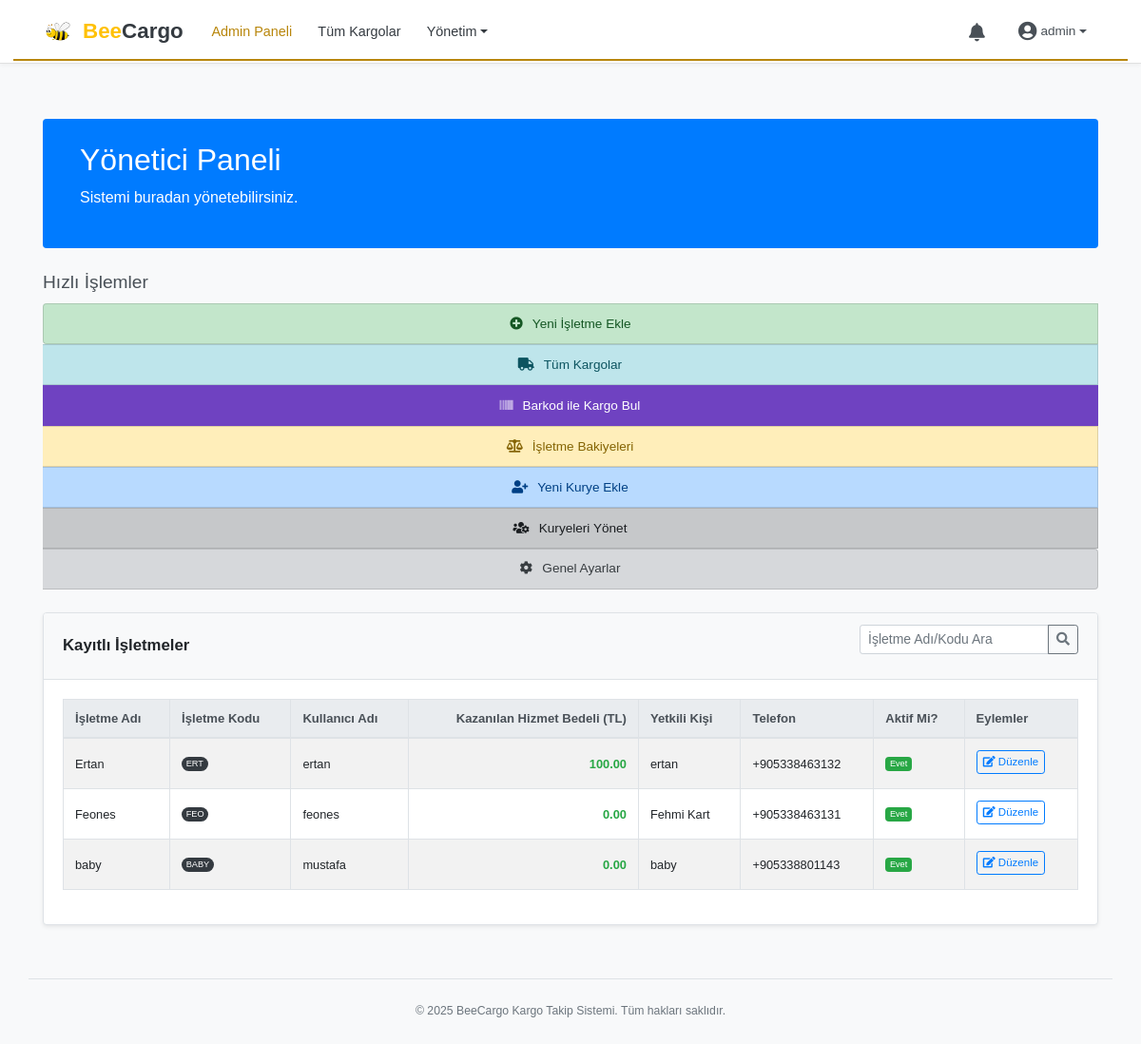
The page /admin/dashboard (signed in) on the database its author committed.
### app/models.py (models this page shows, shortened)
class Isletmeler(db.Model):
    __tablename__ = 'isletmeler'
    id = db.Column(db.Integer, primary_key=True)
    isletme_adi = db.Column(db.String(200), nullable=False)
    yetkili_kisi = db.Column(db.String(150), nullable=True)
    isletme_telefon = db.Column(db.String(20), nullable=False) # GÜNCELLENDİ: nullable=False
    isletme_email = db.Column(db.String(120), unique=True, nullable=False)
    isletme_adres = db.Column(db.Text, nullable=True)
    kullanici_adi = db.Column(db.String(80), unique=True, nullable=False)
    sifre_hash = db.Column(db.String(255), nullable=False)
    isletme_kodu = db.Column(db.String(10), unique=True, nullable=False)
    son_kargo_no = db.Column(db.Integer, default=0)
    aktif_mi = db.Column(db.Boolean, default=True)
    olusturulma_tarihi = db.Column(db.DateTime, default=datetime.now)
    guncellenme_tarihi = db.Column(db.DateTime, default=datetime.now, onupdate=datetime.now)
    kargolar = db.relationship('Kargolar', backref='isletme', lazy='dynamic')
    odemeler = db.relationship('IsletmeOdemeleri', backref='isletme', lazy='dynamic')
    bildirimler = db.relationship('Bildirimler', backref='isletme_bildirimleri', lazy='dynamic', foreign_keys='Bildirimler.isletme_id')

### app/routes_admin.py (the view, shortened to what this page needs)
@bp_admin.route('/dashboard')
def dashboard():
    if 'admin_id' not in session:
        flash('Bu sayfayı görüntülemek için giriş yapmalısınız.', 'error')
        return redirect(url_for('bp_admin.login'))
    isletmeler_listesi = []
    query = Isletmeler.query.filter_by(aktif_mi=True)
    search_term = request.args.get('q_isletme', '').strip()
    try:
        tum_isletmeler_db = query.order_by(Isletmeler.isletme_adi).all()
        for isletme_obj in tum_isletmeler_db:
            isletme_kazanci_dashboard = calculate_business_earnings(isletme_obj.id)
            isletmeler_listesi.append({
                'isletme_detay': isletme_obj,
                'toplam_kazanc': isletme_kazanci_dashboard
            })
    except Exception as e:
        flash(f"İşletmeler listelenirken bir hata oluştu: {str(e)}", "error")
        current_app.logger.error(f"Admin dashboard işletme listeleme hatası: {e}", exc_info=True)
        isletmeler_listesi = []
    return render_template('admin_dashboard.html', isletmeler_data=isletmeler_listesi)

### app/templates/admin_dashboard.html (shortened to what this page needs)
﻿{% extends "base.html" %}
{% block body_class %}admin-dashboard-page{% endblock %}
{% block content %}
<div class="jumbotron jumbotron-fluid bg-primary text-white rounded pt-4 pb-4 mb-4">
    <div class="container">
        <h1 class="display-5">Yönetici Paneli</h1>
        <p class="lead">Sistemi buradan yönetebilirsiniz.</p>
    </div>
</div>
<div class="mb-4">
    <h2 class="quick-links-header">Hızlı İşlemler</h2>
    <div class="list-group list-group-horizontal-md flex-wrap">
        <a href="{{ url_for('bp_admin.add_business') }}" class="list-group-item list-group-item-action list-group-item-success flex-fill text-center mb-2 mb-md-0">
            <i class="fas fa-plus-circle"></i> Yeni İşletme Ekle
        </a>
        <a href="{{ url_for('bp_admin.all_shipments') }}" class="list-group-item list-group-item-action list-group-item-info flex-fill text-center mb-2 mb-md-0">
            <i class="fas fa-truck"></i> Tüm Kargolar
        </a>
        <a href="{{ url_for('bp_admin.scan_shipment_status') }}" class="list-group-item list-group-item-action list-group-item-purple flex-fill text-center mb-2 mb-md-0">
            <i class="fas fa-barcode"></i> Barkod ile Kargo Bul
        </a>
        <a href="{{ url_for('bp_admin.isletme_bakiyeleri') }}" class="list-group-item list-group-item-action list-group-item-warning flex-fill text-center mb-2 mb-md-0">
            <i class="fas fa-balance-scale"></i> İşletme Bakiyeleri
        </a>
        <a href="{{ url_for('bp_admin.add_courier') }}" class="list-group-item list-group-item-action list-group-item-primary flex-fill text-center mb-2 mb-md-0">
            <i class="fas fa-user-plus"></i> Yeni Kurye Ekle
        </a>
        <a href="{{ url_for('bp_admin.list_couriers') }}" class="list-group-item list-group-item-action list-group-item-dark flex-fill text-center mb-2 mb-md-0">
            <i class="fas fa-users-cog"></i> Kuryeleri Yönet
        </a>
        <a href="{{ url_for('bp_admin.settings') }}" class="list-group-item list-group-item-action list-group-item-secondary flex-fill text-center mb-2 mb-md-0">
            <i class="fas fa-cog"></i> Genel Ayarlar
        </a>
    </div>
</div>
<div class="card shadow-sm">
    <div class="card-header bg-light">
        <div class="d-flex justify-content-between align-items-center">
            <h2 class="mb-0 h5">Kayıtlı İşletmeler</h2>
            <form method="GET" action="{{ url_for('bp_admin.dashboard') }}" class="form-inline">
                <div class="input-group input-group-sm">
                    <input type="text" name="q_isletme" class="form-control" placeholder="İşletme Adı/Kodu Ara" value="{{ request.args.get('q_isletme', '') }}">
                    <div class="input-group-append">
                        <button class="btn btn-outline-secondary" type="submit"><i class="fas fa-search"></i></button>
                    </div>
                </div>
            </form>
        </div>
    </div>
    <div class="card-body">
        {% if isletmeler_data %}
        <div class="table-responsive">
            <table class="table table-striped table-hover table-bordered table-business-list">
                <thead class="thead-light">
                    <tr>
                        <th>İşletme Adı</th>
                        <th>İşletme Kodu</th>
                        <th>Kullanıcı Adı</th>
                        <th class="text-right">Kazanılan Hizmet Bedeli (TL)</th>
                        <th>Yetkili Kişi</th>
                        <th>Telefon</th>
                        <th>Aktif Mi?</th>
                        <th>Eylemler</th>
                    </tr>
                </thead>
                <tbody>
                    {% for data_item in isletmeler_data %}
                    {% set isletme = data_item.isletme_detay %}
                    <tr>
                        <td>{{ isletme.isletme_adi }}</td>
                        <td><span class="badge badge-pill badge-dark">{{ isletme.isletme_kodu }}</span></td>
                        <td>{{ isletme.kullanici_adi }}</td>
                        <td class="text-right font-weight-bold text-success">
                            {{ "%.2f"|format(data_item.toplam_kazanc) }}
                        </td>
                        <td>{{ isletme.yetkili_kisi or '-' }}</td>
                        <td>{{ isletme.isletme_telefon or '-' }}</td>
                        <td>
                            {% if isletme.aktif_mi %}
                            <span class="badge badge-success">Evet</span>
                            {% else %}
                            <span class="badge badge-danger">Hayır</span>
                            {% endif %}
                        </td>
                        <td>
                            <a href="{{ url_for('bp_admin.edit_business', isletme_id=isletme.id) }}" class="btn btn-sm btn-outline-primary">
                                <i class="fas fa-edit"></i> Düzenle
                            </a>
                        </td>
                    </tr>
                    {% endfor %}
                </tbody>
            </table>
        </div>
        {% endif %}
    </div>
</div>
{% endblock %}
{% block head_extra %}
<link rel="stylesheet" href="https://cdnjs.cloudflare.com/ajax/libs/font-awesome/5.15.3/css/all.min.css">
{% endblock %}

### app/static/css/style.css (style rules this page uses)
html { overflow-y: scroll; font-size: 16px; height: 100%; }
body { padding-top: 78px; background-color: #f8f9fa; display: flex; flex-direction: column; min-height: 100%; font-family: 'Poppins', sans-serif; font-size: 0.9rem; color: #212529; line-height: 1.6; }
.card { margin-bottom: 1.5rem; border: 1px solid #dee2e6; box-shadow: 0 0.125rem 0.25rem rgba(0,0,0,.05); }
.card-header { background-color: #f8f9fa; border-bottom: 1px solid #dee2e6; padding: .75rem 1.25rem; }
.card-header h2.h5, .card-header h3.h5, .card-header h5 { font-size: 1.05rem; font-weight: 600; margin-bottom: 0; }
.table { margin-bottom: 1rem; }
.table thead th { background-color: #e9ecef; font-weight: 600; font-size: 0.82rem; white-space: nowrap; vertical-align: middle; border-bottom-width: 2px; color: #495057; }
.table td { font-size: 0.8rem; vertical-align: middle; }
.table .badge { font-size: 0.72em; padding: .3em .5em; font-weight: 500; }
.table td .btn-sm, .table td .btn-xs { margin-right: 3px; margin-bottom: 3px; padding: 0.18rem 0.38rem; font-size: 0.72rem; }
.jumbotron { padding: 1.5rem 1.5rem; margin-bottom: 1.5rem; border-radius: .3rem; }
.jumbotron .display-5 { font-size: 2rem; font-weight: 500; }
.jumbotron p.lead { font-size: 1rem; }
.admin-dashboard-page .quick-links-header { font-size: 1.2rem; margin-bottom: 0.7rem; font-weight: 500; color: #495057; }
.admin-dashboard-page .list-group-item i { margin-right: 0.4rem; }
.admin-dashboard-page .list-group-item-action { font-size: 0.85rem; padding: .6rem 1rem; }
.admin-dashboard-page .list-group-item-purple { color: #fff; background-color: #6f42c1; border-color: #6f42c1; }

### app/templates/admin_dashboard.html (style rules this page uses)
.quick-links-header { font-size: 1.3rem; margin-bottom: 0.75rem; font-weight: 500; color: #495057; }
.list-group-item i { margin-right: 0.5rem; }
.list-group-item-purple { color: #fff; background-color: #6f42c1; border-color: #6f42c1; }
.card-header .form-inline .form-control { width: auto; }

### rows shown on the page
Isletmeler: isletme_adi "Ertan", isletme_kodu "ERT", kullanici_adi "ertan", yetkili_kisi "ertan", isletme_telefon "+905338463132"
Isletmeler: isletme_adi "Feones", isletme_kodu "FEO", kullanici_adi "feones", yetkili_kisi "Fehmi Kart", isletme_telefon "+905338463131"
Isletmeler: isletme_adi "baby", isletme_kodu "BABY", kullanici_adi "mustafa", yetkili_kisi "baby", isletme_telefon "+905338801143"

### other values the page prints
{{ session.get('admin_kullanici_adi', 'Admin') }} "admin"
{{ "%.2f"|format(data_item.toplam_kazanc) }} "100.00" "0.00" "0.00"
